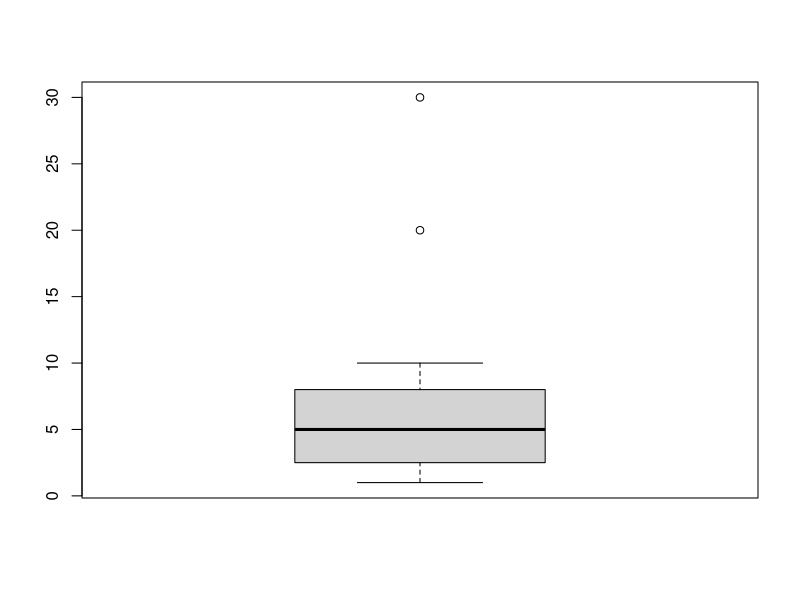

Source code (R):
y <- read.csv("data/tidy_2013_14.csv", sep=";") # assegna ad y i dati nel file

arr1 <- c(1, 2, 3, 4, 5, 6, NA, NA, 9, 1, 2, 3, NA, 5, 6, 7, NA, NA, 10, 20, 30)
# vettore numerico, i vettori devono contenere solo un tipo di variabile

arr2 <- c("red", "green", "blue", NA, "black", "red")
# vettore di stringhe, nota NA sempre valido

mean(arr1, na.rm = TRUE) # la media è estr sucettibile a valori outliers
median(arr1, na.rm = TRUE)  # la mediana è meno suscettibile

range(arr1, na.rm = TRUE) # la variabilità dei dati, il min e il max

length(arr1) # lunghezza del vettore, dim() non funziona perchè arr1 è unidimensionale

quantile(arr1, na.rm = TRUE) # quantili del vettore arr1

boxplot(arr1)
# un boxplot ha il centro sulla mediana, il box tra il primo e terzo quantile 25-75 % dei dati
# i baffi sono i valori meno probabili, gli outliers stanno di molto fuori (2 volte il baffo)

sd(arr1, na.rm = TRUE) # deviazione standard σ
var(arr1, na.rm = TRUE) # varianza, che è semplicemente σ²

sd(arr1, na.rm = TRUE)*sd(arr1, na.rm = TRUE) == var(arr1, na.rm = TRUE)

sd(arr1, na.rm = TRUE)/sqrt(length(na.omit(arr1))) # errore standard
                                                   # deviazione/radice del numero di valori
                                                   # SENZA CONTARE GLI NA

t.test(arr1, na.rm = TRUE) # t test per arr1

as.numeric(arr2) # prova a trasformare arr2 in numerico ma non può

# CONTINUA LA LEZIONE SU "OurFirstScript.R" nella stessa directory
